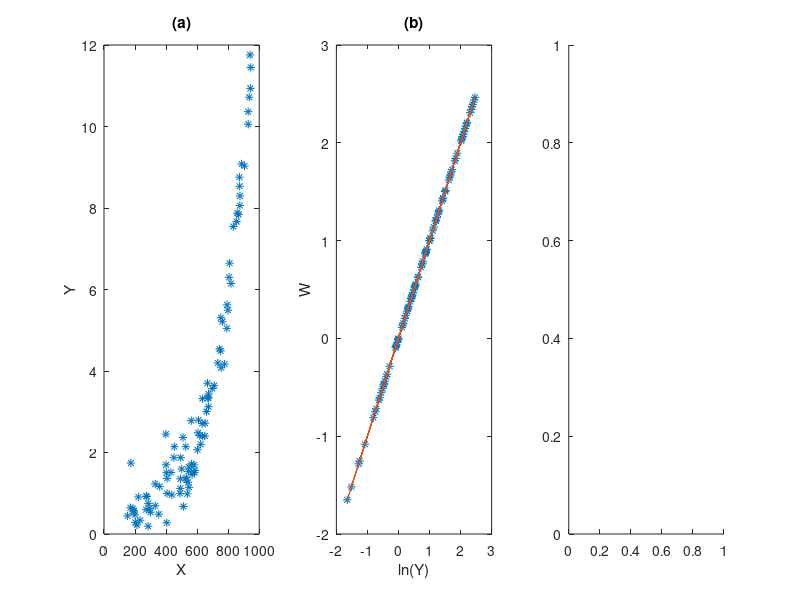

Write MATLAB code to recreate this figure. (Note: this script raises an error after producing the figure.)
d=[1 530.641681142151 1.32199557823236 0.279142396667741 2;
2 271.10927067697 0.59848722387565 -0.513350101119811 1;
3 649.531827121973 2.40581548435118 0.877888924815823 3;
4 173.119564168155 1.74211656454099 0.555100790394289 1;
5 358.715804480016 1.16619263088102 0.153744280870692 2;
6 221.366400830448 0.909014721789415 -0.0953939893478895 1;
7 232.451470941305 0.338824275304212 -1.08227366793216 1;
8 733.488276787102 4.19724501665937 1.4344283616466 3;
9 666.736431978643 3.70023558157461 1.30839648831913 3;
10 608.717796579003 2.7966468185701 1.02842113473103 3;
11 905.488445237279 9.03062416135718 2.2006214858992 3;
12 886.137773655355 9.08130253531684 2.20621763335117 3;
13 200.418770313263 0.472333680616893 -0.750069592708827 1;
14 709.810727834702 3.64636677247376 1.29373126704833 3;
15 672.670337371528 3.34486787992452 1.20742719501972 3;
16 500.824776664376 1.59578904629242 0.467368313783021 2;
17 170.616525411606 0.6453421000974 -0.437974715044324 1;
18 751.156334578991 4.49266199087321 1.50244539709411 3;
19 564.385804347694 1.71898764993445 0.541735541927229 2;
20 942.999002709985 10.9365955304284 2.39211455390354 3;
21 329.834465496242 0.693774079181723 -0.365608905793415 2;
22 547.893068380654 1.14428451585715 0.134779564708556 2;
23 935.63335519284 10.7190379226078 2.37202140558985 3;
24 189.603423327208 0.544718062626013 -0.607486934455671 1;
25 151.866104081273 0.444590359339623 -0.810601961583625 1;
26 406.005642004311 0.996528391740468 -0.00347764827458176 2;
27 633.054636605084 2.3963317091863 0.873939113569992 3;
28 854.362622834742 7.6657484273674 2.03676214974462 3;
29 617.300148680806 2.41850911834071 0.883151283520105 3;
30 511.28141079098 0.675230463157458 -0.39270121948257 2;
31 634.065158292651 3.32176284063466 1.20049561810525 3;
32 755.146319977939 4.07940918414433 1.40595217012265 3;
33 858.731771446764 7.87214955797649 2.06333115829617 3;
34 866.783989220858 7.84289778991593 2.05960838213183 3;
35 668.562363833189 3.33609618755386 1.20480131728043 3;
36 402.108899690211 1.50447297718371 0.408442655599776 2;
37 489.17882386595 0.995909111277924 -0.00409927929843824 2;
38 329.885601811111 1.22533041476212 0.203210533963506 2;
39 696.884298697114 3.56826391702172 1.27207917975743 3;
40 186.048016883433 0.621782349890832 -0.475165167268833 1;
41 491.688171960413 1.11911121321147 0.112534810639264 2;
42 529.440457001328 1.38263323908412 0.323989825238255 2;
43 449.903722479939 1.87312639697992 0.62760890489027 2;
44 752.867530286312 5.30892758596141 1.66938985364439 3;
45 872.510627470911 8.75567369507763 2.16970191252921 3;
46 508.827661350369 2.36961328291809 0.862726770068558 2;
47 494.075290486217 1.8731199929708 0.627605485996556 2;
48 567.476292699575 1.45952510024027 0.378111108999209 2;
49 275.731902383268 0.920606250319473 -0.0827228582243981 1;
50 945.281623676419 11.4481815523872 2.43783090100219 3;
51 791.449999809265 5.04637708192615 1.61867057630634 3;
52 818.063288554549 6.1465024069584 1.81588320572339 3;
53 212.298891879618 0.219051475828355 -1.51844852734089 1;
54 562.42224611342 2.78043890845413 1.02260879597959 2;
55 541.651146113873 1.26644693827886 0.236215293236757 2;
56 928.758558817208 10.3643124660509 2.3383684114205 3;
57 776.924242451787 4.16915304578935 1.42771290865645 3;
58 285.326752439141 0.752046689377913 -0.284956870020897 1;
59 536.92491222173 0.984983655015196 -0.0151302318409308 2;
60 805.577781610191 6.29926914940939 1.84043361863778 3;
61 605.920596793294 2.48439099903123 0.910027558701452 3;
62 202.243481390178 0.285535751196542 -1.2533880346206 1;
63 651.139033399522 2.71964113156087 1.00049993467731 3;
64 406.278602778912 1.36443543150376 0.310740739785543 2;
65 294.571239873767 0.628071438675779 -0.465101363130493 1;
66 579.852499626577 1.69554032792578 0.52800146757098 2;
67 929.000801220536 10.0546581486324 2.30803602449972 3;
68 453.121164999902 2.14227946075733 0.761870430722422 2;
69 585.413992032409 1.5598560947767 0.444593570068421 2;
70 672.886046394706 3.12361566552687 1.13899119800922 3;
71 762.707649357617 5.21059514855104 1.65069408120887 3;
72 875.004979223013 8.06032296614865 2.08695362595751 3;
73 631.684881076217 2.71099073794267 0.997314154038053 3;
74 873.893254064023 8.533776762628 2.14403202583778 3;
75 673.192260786891 3.43672282384503 1.23451834982231 3;
76 798.717330023646 5.4923212292232 1.70335097658547 3;
77 299.084947258234 0.532821471008314 -0.62956886212889 1;
78 941.091305203736 11.7563768924966 2.46439580762908 3;
79 622.535330802202 2.20136905532519 0.789079464692326 3;
80 744.58744302392 4.54005051889146 1.51293813950048 3;
81 436.619045212865 0.961081160978845 -0.0396964188653053 2;
82 404.416368156672 0.277199548975626 -1.28301763873977 2;
83 352.900825068355 0.487115261621163 -0.719254507062922 2;
84 400.159694999456 1.69712308516913 0.528934514658453 2;
85 660.45945789665 3.00480082076027 1.10021128318149 3;
86 284.611333906651 0.192057883679991 -1.64995847488961 1;
87 582.610808685422 1.50515496874535 0.408895862165882 2;
88 492.431770823896 1.3530366935295 0.302351468946184 2;
89 398.427440039814 2.45011086733322 0.896133275505537 2;
90 875.907226838171 8.29778906427598 2.11598910151961 3;
91 431.215811707079 1.5100366336813 0.412133911248639 2;
92 545.317677035928 1.53609189384676 0.429241459659084 2;
93 272.165584750473 0.93253447173399 -0.0698491611404692 1;
94 602.29328405112 2.06729906343513 0.726242955011317 3;
95 809.007224440575 6.64652566563546 1.8940942618445 3;
96 191.516400314867 0.573957532869715 -0.555199869947096 1;
97 547.817688062787 1.64342862842135 0.496784686602569 2;
98 526.806006766856 2.14307447205748 0.762241467197696 2;
99 793.022235482931 5.6231176496191 1.72688625201829 3;
100 833.371655270457 7.54493437531248 2.02087639441028 3];

X=d(:,2);
Y=d(:,3);
W=d(:,4);
Z=d(:,5);

muX = mean(X);   % Means
muW = mean(W);
muZ = mean(Z);

Sxw = 0;    % Big sums calculated once and for all
Sxx = 0;
Szz = 0;
Swz = 0;
Sww = 0;

for i=1:100
    Sxw = Sxw + (X(i)-muX) * (W(i)-muW);
    Sxx = Sxx + (X(i)-muX) * (X(i)-muX);
    Sww = Sww + (W(i)-muW) * (W(i)-muW);
    Szz = Szz + (Z(i)-muZ) * (Z(i)-muZ);
    Swz = Swz + (W(i)-muW) * (Z(i)-muZ);
end

%==============================================================
% GRAPHIC REPRESENTATIONS (Question a)

subplot(1,3,1)
plot(X,Y,'*') 
title('(a)')
xlabel('X')
ylabel('Y')
subplot(1,3,2)
plot(log(Y),W,'*',log(Y),W)
title('(b)')
xlabel('ln(Y)')
ylabel('W')
subplot(1,3,3)
plot(X,W,'*',X,B1.*X+Bo)
title('(c)')
xlabel('X')
ylabel('W')

%==============================================================
% COEFFICIENTS OF THE LINEAR REGRESSION (Question b)

B1 = Sxw / Sxx;
Bo = muW - B1 * muX;

%==============================================================
% TEST P-VALUE FOR THE IMPORTANCE OF LINEAR EFFECT (Question c)

ssReg = 0;  % Calculation of the sums
ssE = 0;
for i=1:100
    ssReg = ssReg + (Bo + B1*X(i) - muW)^2;
    ssE = ssE + (W(i)-(Bo+B1*X(i)))^2;
end
sst = ssE + ssReg;

F = ssReg / (ssE/98); % Observed value
Pvalue = 1- fcdf(F,1,98);   %p-value

%==============================================================
% PREDICTION INTERVAL FOR THE EXPECTED VALUE (Question d)

error = W - (B1.*X+Bo);
muE = mean(error);
s=0;
for i=1:100
    s = s + (error(i)-muE)^2;
end
s = sqrt(s/99);

ta2 = tinv(0.5+0.95/2,98);

Wup = Bo + B1*1000 + ta2*s*sqrt(1+(1/100)+(1000-muX)^2/Sxx);
Wdown = Bo + B1*1000 - ta2*s*sqrt(1+(1/100)+(1000-muX)^2/Sxx);
Ydown = exp(Wdown);
Yup = exp(Wup);

%==============================================================
% TEST OF ASSUMPTIONS MADE IN E) (Question f)

length1 = 0;    % To obtain a W matrix for each Z
length2 = 0;
length3 = 0;
for i=1:100
    if (d(i,5)==1) length1 = length1 + 1; end
    if (d(i,5)==2) length2 = length2 + 1; end 
    if (d(i,5)==3) length3 = length3 + 1; end 
end
W1 = zeros(1,length1);
W2 = zeros(1,length2);
W3 = zeros(1,length3);
j=1;    k=1;    l=1;
for i=1:100
    if (d(i,5)==1) W1(j) = d(i,4); j = j+1; end
    if (d(i,5)==2) W2(k) = d(i,4); k = k+1; end 
    if (d(i,5)==3) W3(l) = d(i,4); l = l+1; end 
end

sigma21 = 0;    % Calculation of the variance for each Z
muW1 =mean(W1);
for i=1:length1
    sigma21 = sigma21 + (W1(i)-muW1)^2;
end
sigma21 = sigma21 / (length1-1);

sigma22 = 0;
muW2 =mean(W2);
for i=1:length2
    sigma22 = sigma22 + (W2(i)-muW2)^2;
end
sigma22 = sigma22 / (length2-1);

sigma23 = 0;
muW3 =mean(W3);
for i=1:length3
    sigma23 = sigma23 + (W3(i)-muW3)^2;
end
sigma23 = sigma23 / (length3-1);

h = jbtest(W);  % Testing if the error follows a normal distribution

%==============================================================
% TEST OF INDEPENDENCE BETWEEN W AND Z (Question e)

SST = 0;    % Calculation of the sums (for each Z)
SSE = 0;
for k=1:3
    for i=length(W1)
        SST = SST + (muW1-muW)^2;
        SSE = SSE + (W1(i)-muW1)^2;
    end
    for i=length(W2)
        SST = SST + (muW2-muW)^2;
        SSE = SSE + (W2(i)-muW2)^2;
    end
    for i=length(W3)
        SST = SST + (muW3-muW)^2;
        SSE = SSE + (W3(i)-muW3)^2;
    end
end

Fobs = (SST/2) / (SSE/(100-3));	%Observed value
Fa = finv(0.95,2,97);   % Limit value for accepting H0